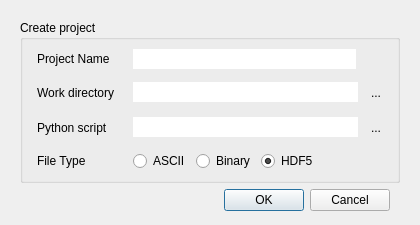
<?xml version="1.0" encoding="UTF-8"?>
<ui version="4.0">
 <class>Project</class>
 <widget class="QDialog" name="Project">
  <property name="geometry">
   <rect>
    <x>0</x>
    <y>0</y>
    <width>420</width>
    <height>225</height>
   </rect>
  </property>
  <property name="minimumSize">
   <size>
    <width>420</width>
    <height>220</height>
   </size>
  </property>
  <property name="maximumSize">
   <size>
    <width>420</width>
    <height>225</height>
   </size>
  </property>
  <property name="windowTitle">
   <string>Create Project</string>
  </property>
  <property name="windowIcon">
   <iconset resource="icons.qrc">
    <normaloff>:/icons/setting.png</normaloff>:/icons/setting.png</iconset>
  </property>
  <layout class="QVBoxLayout" name="verticalLayout_5">
   <property name="spacing">
    <number>9</number>
   </property>
   <property name="bottomMargin">
    <number>5</number>
   </property>
   <item>
    <widget class="QStackedWidget" name="createProject">
     <property name="currentIndex">
      <number>0</number>
     </property>
     <widget class="QWidget" name="proNew">
      <layout class="QVBoxLayout" name="verticalLayout_2">
       <item>
        <widget class="QGroupBox" name="groupBox">
         <property name="title">
          <string>Create project</string>
         </property>
         <layout class="QVBoxLayout" name="verticalLayout">
          <item>
           <layout class="QHBoxLayout" name="horizontalLayout_2">
            <item>
             <spacer name="horizontalSpacer_5">
              <property name="orientation">
               <enum>Qt::Horizontal</enum>
              </property>
              <property name="sizeType">
               <enum>QSizePolicy::Fixed</enum>
              </property>
              <property name="sizeHint" stdset="0">
               <size>
                <width>5</width>
                <height>20</height>
               </size>
              </property>
             </spacer>
            </item>
            <item>
             <widget class="QLabel" name="label">
              <property name="minimumSize">
               <size>
                <width>90</width>
                <height>0</height>
               </size>
              </property>
              <property name="maximumSize">
               <size>
                <width>90</width>
                <height>16777215</height>
               </size>
              </property>
              <property name="text">
               <string>Project Name</string>
              </property>
             </widget>
            </item>
            <item>
             <widget class="QLineEdit" name="projNameNew">
              <property name="frame">
               <bool>false</bool>
              </property>
             </widget>
            </item>
            <item>
             <spacer name="horizontalSpacer_4">
              <property name="orientation">
               <enum>Qt::Horizontal</enum>
              </property>
              <property name="sizeType">
               <enum>QSizePolicy::Fixed</enum>
              </property>
              <property name="sizeHint" stdset="0">
               <size>
                <width>32</width>
                <height>20</height>
               </size>
              </property>
             </spacer>
            </item>
           </layout>
          </item>
          <item>
           <spacer name="verticalSpacer">
            <property name="orientation">
             <enum>Qt::Vertical</enum>
            </property>
            <property name="sizeHint" stdset="0">
             <size>
              <width>20</width>
              <height>40</height>
             </size>
            </property>
           </spacer>
          </item>
          <item>
           <layout class="QHBoxLayout" name="horizontalLayout_3">
            <item>
             <spacer name="horizontalSpacer_6">
              <property name="orientation">
               <enum>Qt::Horizontal</enum>
              </property>
              <property name="sizeType">
               <enum>QSizePolicy::Fixed</enum>
              </property>
              <property name="sizeHint" stdset="0">
               <size>
                <width>5</width>
                <height>20</height>
               </size>
              </property>
             </spacer>
            </item>
            <item>
             <widget class="QLabel" name="label_3">
              <property name="minimumSize">
               <size>
                <width>90</width>
                <height>0</height>
               </size>
              </property>
              <property name="maximumSize">
               <size>
                <width>90</width>
                <height>16777215</height>
               </size>
              </property>
              <property name="text">
               <string>Work directory</string>
              </property>
             </widget>
            </item>
            <item>
             <widget class="QLineEdit" name="workDirNew">
              <property name="frame">
               <bool>false</bool>
              </property>
             </widget>
            </item>
            <item>
             <widget class="QToolButton" name="btnOpenDirNew">
              <property name="text">
               <string>...</string>
              </property>
              <property name="icon">
               <iconset resource="icons.qrc">
                <normaloff>:/icons/open-full.png</normaloff>:/icons/open-full.png</iconset>
              </property>
              <property name="iconSize">
               <size>
                <width>20</width>
                <height>16</height>
               </size>
              </property>
              <property name="autoRaise">
               <bool>true</bool>
              </property>
             </widget>
            </item>
           </layout>
          </item>
          <item>
           <spacer name="verticalSpacer_2">
            <property name="orientation">
             <enum>Qt::Vertical</enum>
            </property>
            <property name="sizeHint" stdset="0">
             <size>
              <width>20</width>
              <height>40</height>
             </size>
            </property>
           </spacer>
          </item>
          <item>
           <layout class="QHBoxLayout" name="horizontalLayout_4">
            <item>
             <spacer name="horizontalSpacer_7">
              <property name="orientation">
               <enum>Qt::Horizontal</enum>
              </property>
              <property name="sizeType">
               <enum>QSizePolicy::Fixed</enum>
              </property>
              <property name="sizeHint" stdset="0">
               <size>
                <width>5</width>
                <height>20</height>
               </size>
              </property>
             </spacer>
            </item>
            <item>
             <widget class="QLabel" name="label_2">
              <property name="minimumSize">
               <size>
                <width>90</width>
                <height>0</height>
               </size>
              </property>
              <property name="maximumSize">
               <size>
                <width>90</width>
                <height>16777215</height>
               </size>
              </property>
              <property name="text">
               <string>Python script</string>
              </property>
             </widget>
            </item>
            <item>
             <widget class="QLineEdit" name="pyScrNew">
              <property name="frame">
               <bool>false</bool>
              </property>
             </widget>
            </item>
            <item>
             <widget class="QToolButton" name="btnOpenScrNew">
              <property name="text">
               <string>...</string>
              </property>
              <property name="icon">
               <iconset resource="icons.qrc">
                <normaloff>:/icons/open-full.png</normaloff>:/icons/open-full.png</iconset>
              </property>
              <property name="iconSize">
               <size>
                <width>20</width>
                <height>16</height>
               </size>
              </property>
              <property name="autoRaise">
               <bool>true</bool>
              </property>
             </widget>
            </item>
           </layout>
          </item>
          <item>
           <spacer name="verticalSpacer_3">
            <property name="orientation">
             <enum>Qt::Vertical</enum>
            </property>
            <property name="sizeHint" stdset="0">
             <size>
              <width>20</width>
              <height>40</height>
             </size>
            </property>
           </spacer>
          </item>
          <item>
           <layout class="QHBoxLayout" name="horizontalLayout_5">
            <item>
             <spacer name="horizontalSpacer_8">
              <property name="orientation">
               <enum>Qt::Horizontal</enum>
              </property>
              <property name="sizeType">
               <enum>QSizePolicy::Fixed</enum>
              </property>
              <property name="sizeHint" stdset="0">
               <size>
                <width>5</width>
                <height>20</height>
               </size>
              </property>
             </spacer>
            </item>
            <item>
             <widget class="QLabel" name="label_4">
              <property name="minimumSize">
               <size>
                <width>90</width>
                <height>0</height>
               </size>
              </property>
              <property name="maximumSize">
               <size>
                <width>90</width>
                <height>16777215</height>
               </size>
              </property>
              <property name="text">
               <string>File Type</string>
              </property>
             </widget>
            </item>
            <item>
             <widget class="QRadioButton" name="useAsciiNew">
              <property name="text">
               <string>ASCII</string>
              </property>
             </widget>
            </item>
            <item>
             <widget class="QRadioButton" name="useBinNew">
              <property name="text">
               <string>Binary</string>
              </property>
             </widget>
            </item>
            <item>
             <widget class="QRadioButton" name="useHdf5New">
              <property name="text">
               <string>HDF5</string>
              </property>
              <property name="checked">
               <bool>true</bool>
              </property>
             </widget>
            </item>
            <item>
             <spacer name="horizontalSpacer_3">
              <property name="orientation">
               <enum>Qt::Horizontal</enum>
              </property>
              <property name="sizeHint" stdset="0">
               <size>
                <width>40</width>
                <height>20</height>
               </size>
              </property>
             </spacer>
            </item>
           </layout>
          </item>
         </layout>
        </widget>
       </item>
       <item>
        <layout class="QHBoxLayout" name="horizontalLayout">
         <item>
          <spacer name="horizontalSpacer">
           <property name="orientation">
            <enum>Qt::Horizontal</enum>
           </property>
           <property name="sizeHint" stdset="0">
            <size>
             <width>40</width>
             <height>20</height>
            </size>
           </property>
          </spacer>
         </item>
         <item>
          <widget class="QPushButton" name="btnOkNew">
           <property name="text">
            <string>OK</string>
           </property>
          </widget>
         </item>
         <item>
          <widget class="QPushButton" name="btnCancelNew">
           <property name="text">
            <string>Cancel</string>
           </property>
          </widget>
         </item>
         <item>
          <spacer name="horizontalSpacer_2">
           <property name="orientation">
            <enum>Qt::Horizontal</enum>
           </property>
           <property name="sizeType">
            <enum>QSizePolicy::Fixed</enum>
           </property>
           <property name="sizeHint" stdset="0">
            <size>
             <width>10</width>
             <height>20</height>
            </size>
           </property>
          </spacer>
         </item>
        </layout>
       </item>
      </layout>
     </widget>
     <widget class="QWidget" name="proOld">
      <layout class="QVBoxLayout" name="verticalLayout_3">
       <item>
        <widget class="QGroupBox" name="groupBox_2">
         <property name="minimumSize">
          <size>
           <width>0</width>
           <height>140</height>
          </size>
         </property>
         <property name="title">
          <string>Open Project</string>
         </property>
         <layout class="QVBoxLayout" name="verticalLayout_4">
          <item>
           <layout class="QHBoxLayout" name="horizontalLayout_6">
            <item>
             <widget class="QLabel" name="label_5">
              <property name="minimumSize">
               <size>
                <width>90</width>
                <height>0</height>
               </size>
              </property>
              <property name="maximumSize">
               <size>
                <width>90</width>
                <height>16777215</height>
               </size>
              </property>
              <property name="text">
               <string>Project Name</string>
              </property>
             </widget>
            </item>
            <item>
             <widget class="QLineEdit" name="projNameOld">
              <property name="frame">
               <bool>false</bool>
              </property>
             </widget>
            </item>
            <item>
             <widget class="QToolButton" name="btnOpenProjOld">
              <property name="text">
               <string>...</string>
              </property>
              <property name="icon">
               <iconset resource="icons.qrc">
                <normaloff>:/icons/open-full.png</normaloff>:/icons/open-full.png</iconset>
              </property>
              <property name="autoRaise">
               <bool>true</bool>
              </property>
             </widget>
            </item>
           </layout>
          </item>
          <item>
           <layout class="QHBoxLayout" name="horizontalLayout_7">
            <item>
             <widget class="QLabel" name="label_6">
              <property name="minimumSize">
               <size>
                <width>90</width>
                <height>0</height>
               </size>
              </property>
              <property name="maximumSize">
               <size>
                <width>90</width>
                <height>16777215</height>
               </size>
              </property>
              <property name="text">
               <string>Work Dirctory</string>
              </property>
             </widget>
            </item>
            <item>
             <widget class="QLineEdit" name="workDirOld">
              <property name="frame">
               <bool>false</bool>
              </property>
             </widget>
            </item>
            <item>
             <widget class="QToolButton" name="btnOpenDirOld">
              <property name="text">
               <string>...</string>
              </property>
              <property name="icon">
               <iconset resource="icons.qrc">
                <normaloff>:/icons/open-full.png</normaloff>:/icons/open-full.png</iconset>
              </property>
              <property name="autoRaise">
               <bool>true</bool>
              </property>
             </widget>
            </item>
           </layout>
          </item>
          <item>
           <layout class="QHBoxLayout" name="horizontalLayout_9">
            <item>
             <spacer name="horizontalSpacer_13">
              <property name="orientation">
               <enum>Qt::Horizontal</enum>
              </property>
              <property name="sizeType">
               <enum>QSizePolicy::Fixed</enum>
              </property>
              <property name="sizeHint" stdset="0">
               <size>
                <width>5</width>
                <height>20</height>
               </size>
              </property>
             </spacer>
            </item>
            <item>
             <widget class="QLabel" name="label_7">
              <property name="minimumSize">
               <size>
                <width>90</width>
                <height>0</height>
               </size>
              </property>
              <property name="maximumSize">
               <size>
                <width>90</width>
                <height>16777215</height>
               </size>
              </property>
              <property name="text">
               <string>File Type</string>
              </property>
             </widget>
            </item>
            <item>
             <widget class="QRadioButton" name="useAsciiOld">
              <property name="text">
               <string>ASCII</string>
              </property>
             </widget>
            </item>
            <item>
             <widget class="QRadioButton" name="useBinOld">
              <property name="text">
               <string>Binary</string>
              </property>
             </widget>
            </item>
            <item>
             <widget class="QRadioButton" name="useHdf5Old">
              <property name="text">
               <string>HDF5</string>
              </property>
              <property name="checked">
               <bool>true</bool>
              </property>
             </widget>
            </item>
            <item>
             <spacer name="horizontalSpacer_14">
              <property name="orientation">
               <enum>Qt::Horizontal</enum>
              </property>
              <property name="sizeHint" stdset="0">
               <size>
                <width>40</width>
                <height>20</height>
               </size>
              </property>
             </spacer>
            </item>
           </layout>
          </item>
         </layout>
        </widget>
       </item>
       <item>
        <layout class="QHBoxLayout" name="horizontalLayout_8">
         <item>
          <spacer name="horizontalSpacer_12">
           <property name="orientation">
            <enum>Qt::Horizontal</enum>
           </property>
           <property name="sizeHint" stdset="0">
            <size>
             <width>40</width>
             <height>20</height>
            </size>
           </property>
          </spacer>
         </item>
         <item>
          <widget class="QPushButton" name="btnOkOld">
           <property name="text">
            <string>OK</string>
           </property>
          </widget>
         </item>
         <item>
          <spacer name="horizontalSpacer_11">
           <property name="orientation">
            <enum>Qt::Horizontal</enum>
           </property>
           <property name="sizeType">
            <enum>QSizePolicy::Fixed</enum>
           </property>
           <property name="sizeHint" stdset="0">
            <size>
             <width>20</width>
             <height>20</height>
            </size>
           </property>
          </spacer>
         </item>
         <item>
          <widget class="QPushButton" name="btnCancelOld">
           <property name="text">
            <string>Cancel</string>
           </property>
          </widget>
         </item>
         <item>
          <spacer name="horizontalSpacer_10">
           <property name="orientation">
            <enum>Qt::Horizontal</enum>
           </property>
           <property name="sizeType">
            <enum>QSizePolicy::Fixed</enum>
           </property>
           <property name="sizeHint" stdset="0">
            <size>
             <width>20</width>
             <height>20</height>
            </size>
           </property>
          </spacer>
         </item>
        </layout>
       </item>
      </layout>
     </widget>
    </widget>
   </item>
  </layout>
 </widget>
 <resources>
  <include location="icons.qrc"/>
 </resources>
 <connections/>
</ui>
